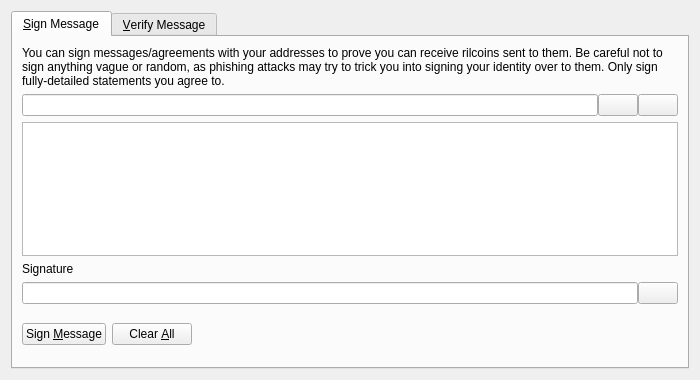
<?xml version="1.0" encoding="UTF-8"?>
<ui version="4.0">
 <class>SignVerifyMessageDialog</class>
 <widget class="QDialog" name="SignVerifyMessageDialog">
  <property name="geometry">
   <rect>
    <x>0</x>
    <y>0</y>
    <width>700</width>
    <height>380</height>
   </rect>
  </property>
  <property name="windowTitle">
   <string>Signatures - Sign / Verify a Message</string>
  </property>
  <property name="modal">
   <bool>true</bool>
  </property>
  <layout class="QVBoxLayout" name="verticalLayout">
   <item>
    <widget class="QTabWidget" name="tabWidget">
     <property name="currentIndex">
      <number>0</number>
     </property>
     <widget class="QWidget" name="tabSignMessage">
      <attribute name="title">
       <string>&amp;Sign Message</string>
      </attribute>
      <layout class="QVBoxLayout" name="verticalLayout_SM">
       <item>
        <widget class="QLabel" name="infoLabel_SM">
         <property name="text">
          <string>You can sign messages/agreements with your addresses to prove you can receive rilcoins sent to them. Be careful not to sign anything vague or random, as phishing attacks may try to trick you into signing your identity over to them. Only sign fully-detailed statements you agree to.</string>
         </property>
         <property name="textFormat">
          <enum>Qt::PlainText</enum>
         </property>
         <property name="wordWrap">
          <bool>true</bool>
         </property>
        </widget>
       </item>
       <item>
        <layout class="QHBoxLayout" name="horizontalLayout_1_SM">
         <property name="spacing">
          <number>0</number>
         </property>
         <item>
          <widget class="QValidatedLineEdit" name="addressIn_SM">
           <property name="toolTip">
            <string>The Rilcoin address to sign the message with</string>
           </property>
          </widget>
         </item>
         <item>
          <widget class="QPushButton" name="addressBookButton_SM">
           <property name="toolTip">
            <string>Choose previously used address</string>
           </property>
           <property name="text">
            <string/>
           </property>
           <property name="icon">
            <iconset resource="../bitcoin.qrc">
             <normaloff>:/icons/address-book</normaloff>:/icons/address-book</iconset>
           </property>
           <property name="shortcut">
            <string>Alt+A</string>
           </property>
           <property name="autoDefault">
            <bool>false</bool>
           </property>
          </widget>
         </item>
         <item>
          <widget class="QPushButton" name="pasteButton_SM">
           <property name="toolTip">
            <string>Paste address from clipboard</string>
           </property>
           <property name="text">
            <string/>
           </property>
           <property name="icon">
            <iconset resource="../bitcoin.qrc">
             <normaloff>:/icons/editpaste</normaloff>:/icons/editpaste</iconset>
           </property>
           <property name="shortcut">
            <string>Alt+P</string>
           </property>
           <property name="autoDefault">
            <bool>false</bool>
           </property>
          </widget>
         </item>
        </layout>
       </item>
       <item>
        <widget class="QPlainTextEdit" name="messageIn_SM">
         <property name="toolTip">
          <string>Enter the message you want to sign here</string>
         </property>
        </widget>
       </item>
       <item>
        <widget class="QLabel" name="signatureLabel_SM">
         <property name="text">
          <string>Signature</string>
         </property>
         <property name="textFormat">
          <enum>Qt::PlainText</enum>
         </property>
        </widget>
       </item>
       <item>
        <layout class="QHBoxLayout" name="horizontalLayout_2_SM">
         <property name="spacing">
          <number>0</number>
         </property>
         <item>
          <widget class="QLineEdit" name="signatureOut_SM">
           <property name="font">
            <font>
             <italic>true</italic>
            </font>
           </property>
           <property name="readOnly">
            <bool>true</bool>
           </property>
          </widget>
         </item>
         <item>
          <widget class="QPushButton" name="copySignatureButton_SM">
           <property name="toolTip">
            <string>Copy the current signature to the system clipboard</string>
           </property>
           <property name="text">
            <string/>
           </property>
           <property name="icon">
            <iconset resource="../bitcoin.qrc">
             <normaloff>:/icons/editcopy</normaloff>:/icons/editcopy</iconset>
           </property>
           <property name="autoDefault">
            <bool>false</bool>
           </property>
          </widget>
         </item>
        </layout>
       </item>
       <item>
        <layout class="QHBoxLayout" name="horizontalLayout_3_SM">
         <item>
          <widget class="QPushButton" name="signMessageButton_SM">
           <property name="toolTip">
            <string>Sign the message to prove you own this Rilcoin address</string>
           </property>
           <property name="text">
            <string>Sign &amp;Message</string>
           </property>
           <property name="icon">
            <iconset resource="../bitcoin.qrc">
             <normaloff>:/icons/edit</normaloff>:/icons/edit</iconset>
           </property>
           <property name="autoDefault">
            <bool>false</bool>
           </property>
          </widget>
         </item>
         <item>
          <widget class="QPushButton" name="clearButton_SM">
           <property name="toolTip">
            <string>Reset all sign message fields</string>
           </property>
           <property name="text">
            <string>Clear &amp;All</string>
           </property>
           <property name="icon">
            <iconset resource="../bitcoin.qrc">
             <normaloff>:/icons/remove</normaloff>:/icons/remove</iconset>
           </property>
           <property name="autoDefault">
            <bool>false</bool>
           </property>
          </widget>
         </item>
         <item>
          <spacer name="horizontalSpacer_1_SM">
           <property name="orientation">
            <enum>Qt::Horizontal</enum>
           </property>
           <property name="sizeHint" stdset="0">
            <size>
             <width>40</width>
             <height>48</height>
            </size>
           </property>
          </spacer>
         </item>
         <item>
          <widget class="QLabel" name="statusLabel_SM">
           <property name="font">
            <font>
             <weight>75</weight>
             <bold>true</bold>
            </font>
           </property>
           <property name="text">
            <string/>
           </property>
           <property name="wordWrap">
            <bool>true</bool>
           </property>
          </widget>
         </item>
         <item>
          <spacer name="horizontalSpacer_2_SM">
           <property name="orientation">
            <enum>Qt::Horizontal</enum>
           </property>
           <property name="sizeHint" stdset="0">
            <size>
             <width>40</width>
             <height>48</height>
            </size>
           </property>
          </spacer>
         </item>
        </layout>
       </item>
      </layout>
     </widget>
     <widget class="QWidget" name="tabVerifyMessage">
      <attribute name="title">
       <string>&amp;Verify Message</string>
      </attribute>
      <layout class="QVBoxLayout" name="verticalLayout_VM">
       <item>
        <widget class="QLabel" name="infoLabel_VM">
         <property name="text">
          <string>Enter the receiver's address, message (ensure you copy line breaks, spaces, tabs, etc. exactly) and signature below to verify the message. Be careful not to read more into the signature than what is in the signed message itself, to avoid being tricked by a man-in-the-middle attack. Note that this only proves the signing party receives with the address, it cannot prove sendership of any transaction!</string>
         </property>
         <property name="textFormat">
          <enum>Qt::PlainText</enum>
         </property>
         <property name="alignment">
          <set>Qt::AlignLeading|Qt::AlignLeft|Qt::AlignTop</set>
         </property>
         <property name="wordWrap">
          <bool>true</bool>
         </property>
        </widget>
       </item>
       <item>
        <layout class="QHBoxLayout" name="horizontalLayout_1_VM">
         <property name="spacing">
          <number>0</number>
         </property>
         <item>
          <widget class="QValidatedLineEdit" name="addressIn_VM">
           <property name="toolTip">
            <string>The Rilcoin address the message was signed with</string>
           </property>
          </widget>
         </item>
         <item>
          <widget class="QPushButton" name="addressBookButton_VM">
           <property name="toolTip">
            <string>Choose previously used address</string>
           </property>
           <property name="text">
            <string/>
           </property>
           <property name="icon">
            <iconset resource="../bitcoin.qrc">
             <normaloff>:/icons/address-book</normaloff>:/icons/address-book</iconset>
           </property>
           <property name="shortcut">
            <string>Alt+A</string>
           </property>
           <property name="autoDefault">
            <bool>false</bool>
           </property>
          </widget>
         </item>
        </layout>
       </item>
       <item>
        <widget class="QPlainTextEdit" name="messageIn_VM"/>
       </item>
       <item>
        <widget class="QValidatedLineEdit" name="signatureIn_VM"/>
       </item>
       <item>
        <layout class="QHBoxLayout" name="horizontalLayout_2_VM">
         <item>
          <widget class="QPushButton" name="verifyMessageButton_VM">
           <property name="toolTip">
            <string>Verify the message to ensure it was signed with the specified Rilcoin address</string>
           </property>
           <property name="text">
            <string>Verify &amp;Message</string>
           </property>
           <property name="icon">
            <iconset resource="../bitcoin.qrc">
             <normaloff>:/icons/transaction_0</normaloff>:/icons/transaction_0</iconset>
           </property>
           <property name="autoDefault">
            <bool>false</bool>
           </property>
          </widget>
         </item>
         <item>
          <widget class="QPushButton" name="clearButton_VM">
           <property name="toolTip">
            <string>Reset all verify message fields</string>
           </property>
           <property name="text">
            <string>Clear &amp;All</string>
           </property>
           <property name="icon">
            <iconset resource="../bitcoin.qrc">
             <normaloff>:/icons/remove</normaloff>:/icons/remove</iconset>
           </property>
           <property name="autoDefault">
            <bool>false</bool>
           </property>
          </widget>
         </item>
         <item>
          <spacer name="horizontalSpacer_1_VM">
           <property name="orientation">
            <enum>Qt::Horizontal</enum>
           </property>
           <property name="sizeHint" stdset="0">
            <size>
             <width>40</width>
             <height>48</height>
            </size>
           </property>
          </spacer>
         </item>
         <item>
          <widget class="QLabel" name="statusLabel_VM">
           <property name="font">
            <font>
             <weight>75</weight>
             <bold>true</bold>
            </font>
           </property>
           <property name="text">
            <string/>
           </property>
           <property name="wordWrap">
            <bool>true</bool>
           </property>
          </widget>
         </item>
         <item>
          <spacer name="horizontalSpacer_2_VM">
           <property name="orientation">
            <enum>Qt::Horizontal</enum>
           </property>
           <property name="sizeHint" stdset="0">
            <size>
             <width>40</width>
             <height>48</height>
            </size>
           </property>
          </spacer>
         </item>
        </layout>
       </item>
      </layout>
     </widget>
    </widget>
   </item>
  </layout>
 </widget>
 <customwidgets>
  <customwidget>
   <class>QValidatedLineEdit</class>
   <extends>QLineEdit</extends>
   <header>qt/qvalidatedlineedit.h</header>
  </customwidget>
 </customwidgets>
 <resources>
  <include location="../bitcoin.qrc"/>
 </resources>
 <connections/>
</ui>
